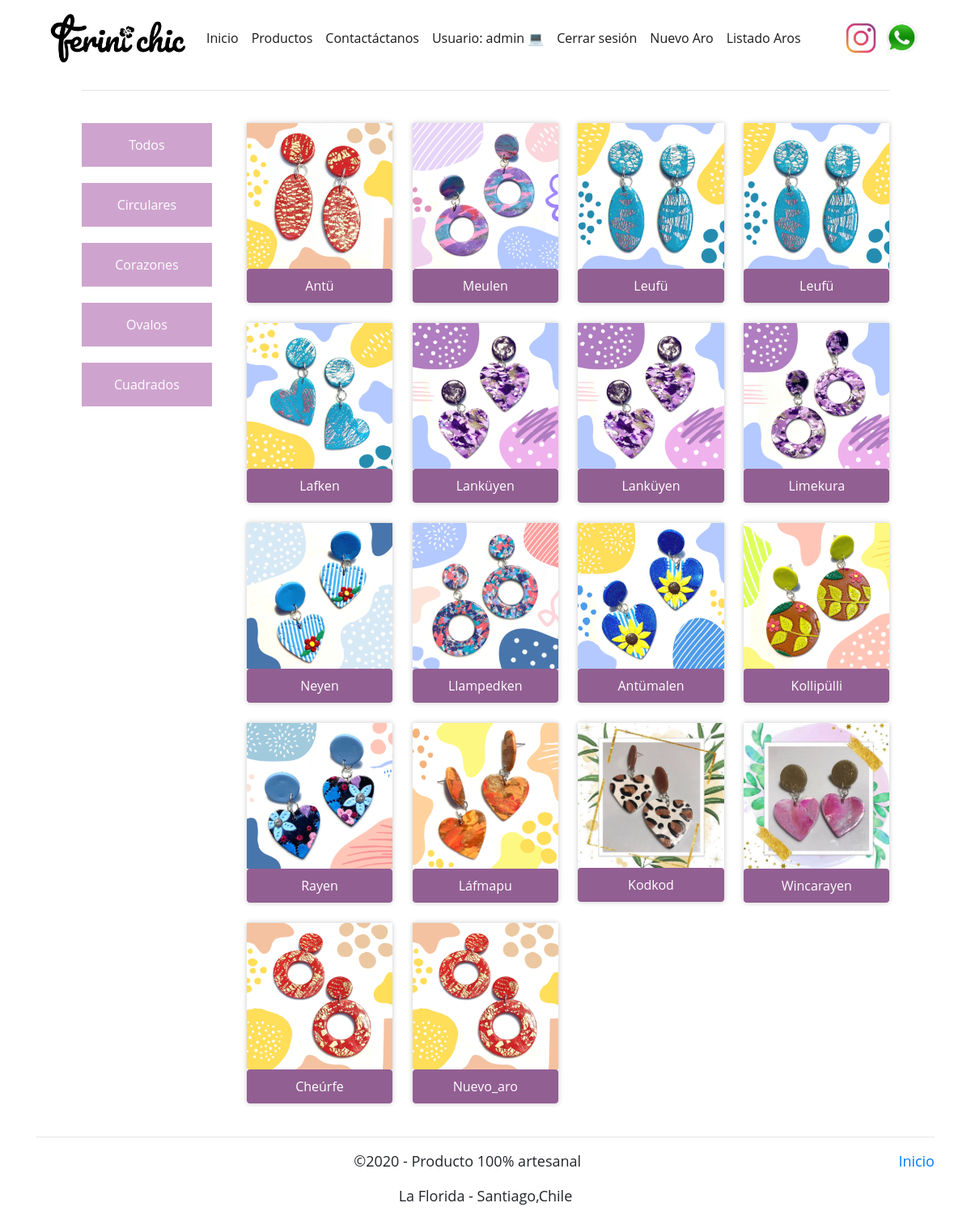
The page /aros (signed in) on the database as committed earlier.
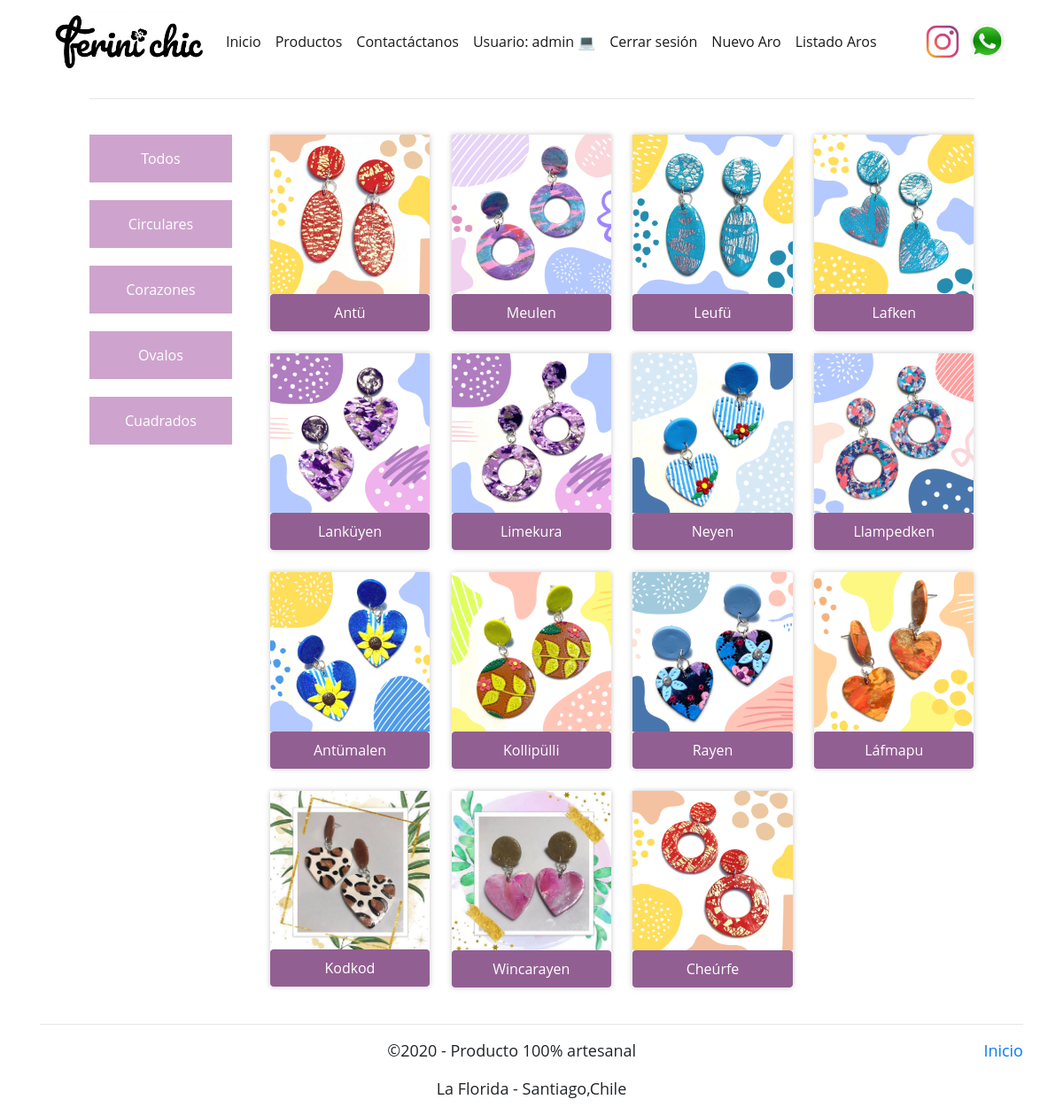
The same page on the database as committed later.
### core/models.py (models this page shows, shortened)
class TipoAro (models.Model):
    nombreT= models.CharField(max_length=50)
    def __str__(self):
        return self.nombreT

class Aro (models.Model):
    nombre= models.CharField(max_length=90)
    color= models.CharField(max_length=30)
    tamaño= models.IntegerField()
    stock= models.IntegerField()
    tipoPin= models.CharField(max_length=20)
    tipoforma= models.ForeignKey(TipoAro, on_delete=models.CASCADE)
    imagen = models.ImageField(null=True, blank =True)

### core/views.py (the view)
# urls.py: path('aros', aros, name ="aros"),
def aros(request):
    data={
        'tipoAros':TipoAro.objects.all(),
        'aritos':Aro.objects.all()
    }
    return render(request,'core/aros.html',data)

### core/templates/core/aros.html (shortened to what this page needs)
{% extends 'core/baseEstructura.html' %}
{% load static %}
{%block css%}
  <link rel="stylesheet" type="text/css" href="{% static 'core/css/estiloProductos.css'%}">
{%endblock%}
{% block contenido %}
  <div class="wrap">
    <hr class="featurette-divider">
    <br>
    <div class="store-wrapper">
      <div class="category_list">
        <a href="#" class="category_item" category="all">Todos</a>
        {%for t in tipoAros%}
        <a href="#" class="category_item" category="{{t.nombreT}}">{{ t.nombreT }}</a>
        {% endfor %}
      </div>
      <section class="products-list">
        {%for a in aritos%}
          <div class="product-item" category="{{a.tipoforma}}">
            <img src="{{a.imagen.url}}" alt="" >
            <a class="btn" data-toggle="collapse" href="#collapseExample" role="button" aria-expanded="false" aria-controls="collapseExample">
              {{a.nombre}}
            </a>
          </div>
        {%endfor%}
      </section>
    </div>
  </div>
{%endblock%}

Rows that differ between the two databases and show on the page:
removed Aro: imagen (picture), nombre "Leufü"
removed Aro: imagen (picture), nombre "Lanküyen"
removed Aro: imagen (picture), nombre "Nuevo_aro"
